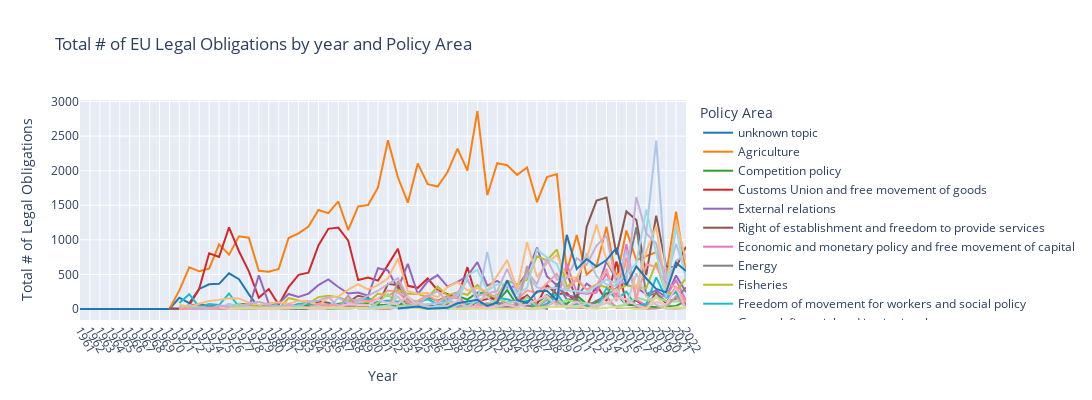

Notebook cell for this chart:
### Markdown cell above
plot this graph...

### Code cell
custom_palette = [
    '#1f77b4', '#ff7f0e', '#2ca02c', '#d62728', '#9467bd', 
    '#8c564b', '#e377c2', '#7f7f7f', '#bcbd22', '#17becf', 
    '#aec7e8', '#ffbb78', '#98df8a', '#ff9896', '#c5b0d5', 
    '#c49c94', '#f7b6d2', '#c7c7c7', '#dbdb8d', '#9edae5'
]

plot_line_graph(avg_reg_count_by_year_policy, xcol=time_column, ycol=metric_col, w=1300, h=400, labels={
                     "year": "Year",
                     "avg_reg_count": "Mean # of Legal Obligations",
                     "total_reg_count": "Total # of Legal Obligations",
                     "dc_string": "Policy Area"
                 }, title="# of EU Legal Obligations by {} and Policy Area".format(time_column), color="dc_string", filepath="generated-files/{}_legal_obligations_by_{}_and_policyarea.png".format(strictness_metric, time_column), color_discrete_sequence=custom_palette)

### Figure 1 — Plotly figure (JSON) as saved in the notebook; plotly's stock layout.template omitted (floating-point values rounded to 4 significant figures)
{"data": [{"hovertemplate": "Policy Area=unknown topic<br>Year=%{x}<br>Total # of Legal Obligations=%{y}<extra></extra>", "legendgroup": "unknown topic", "line": {"color": "#1f77b4", "dash": "solid"}, "marker": {"symbol": "circle"}, "mode": "lines", "name": "unknown topic", "orientation": "v", "showlegend": true, "type": "scatter", "x": [1961, 1970, 1971, 1972, 1973, 1974, 1975, 1976, 1977, 1978, 1979, 1980, 1981, 1982, 1983, 1984], "xaxis": "x", "y": [0, 0, 163, 84, 290, 357, 364, 516, 432, 212, 14, 16, 1, 0, 6, 0], "yaxis": "y"}, {"hovertemplate": "Policy Area=Agriculture<br>Year=%{x}<br>Total # of Legal Obligations=%{y}<extra></extra>", "legendgroup": "Agriculture", "line": {"color": "#ff7f0e", "dash": "solid"}, "marker": {"symbol": "circle"}, "mode": "lines", "name": "Agriculture", "orientation": "v", "showlegend": true, "type": "scatter", "x": [1970, 1971, 1972, 1973, 1974, 1975, 1976, 1977, 1978, 1979, 1980, 1981, 1982, 1983, 1984, 1985, 1986, 1987, 1988, 1989, 1990, 1991, 1992, 1993, 1994, 1995, 1996, 1997, 1998, 1999, 2000, 2001, 2002, 2003, 2004, 2005, 2006, 2007, 2008, 2009, 2010, 2011, 2012, 2013, 2014, 2015, 2016, 2017, 2018, 2019, 2020, 2021, 2022], "xaxis": "x", "y": [0, 269, 603, 545, 583, 935, 786, 1051, 1030, 552, 540, 580, 1027, 1093, 1192, 1432, 1386, 1555, 1142, 1483, 1504, 1758, 2439, 1905, 1537, 2105, 1805, 1771, 1981, 2318, 2000, 2863, 1645, 2107, 2078, 1939, 2047, 1544, 1907, 1950, 540, 1070, 497, 621, 1191, 436, 1135, 707, 767, 822, 498, 1408, 525], "yaxis": "y"}, {"hovertemplate": "Policy Area=Competition policy<br>Year=%{x}<br>Total # of Legal Obligations=%{y}<extra></extra>", "legendgroup": "Competition policy", "line": {"color": "#2ca02c", "dash": "solid"}, "marker": {"symbol": "circle"}, "mode": "lines", "name": "Competition policy", "orientation": "v", "showlegend": true, "type": "scatter", "x": [1970, 1971, 1972, 1973, 1974, 1975, 1976, 1977, 1978, 1979, 1980, 1981, 1982, 1983, 1984, 1985, 1986, 1987, 1988, 1989, 1990, 1991, 1992, 1993, 1994, 1995, 1996, 1997, 1998, 1999, 2000, 2001, 2002, 2003, 2004, 2005, 2006, 2007, 2008, 2009, 2010, 2011, 2012, 2013, 2014, 2015, 2016, 2017, 2018, 2019, 2020, 2021, 2022], "xaxis": "x", "y": [0, 3, 4, 9, 5, 9, 6, 9, 15, 9, 13, 32, 33, 32, 59, 23, 57, 79, 94, 78, 88, 53, 62, 35, 151, 68, 170, 120, 180, 192, 136, 239, 219, 102, 274, 57, 96, 89, 201, 102, 75, 197, 72, 94, 226, 209, 62, 56, 36, 25, 35, 45, 115], "yaxis": "y"}, {"hovertemplate": "Policy Area=Customs Union and free movement of goods<br>Year=%{x}<br>Total # of Legal Obligations=%{y}<extra></extra>", "legendgroup": "Customs Union and free movement of goods", "line": {"color": "#d62728", "dash": "solid"}, "marker": {"symbol": "circle"}, "mode": "lines", "name": "Customs Union and free movement of goods", "orientation": "v", "showlegend": true, "type": "scatter", "x": [1970, 1971, 1972, 1973, 1974, 1975, 1976, 1977, 1978, 1979, 1980, 1981, 1982, 1983, 1984, 1985, 1986, 1987, 1988, 1989, 1990, 1991, 1992, 1993, 1994, 1995, 1996, 1997, 1998, 1999, 2000, 2001, 2002, 2003, 2004, 2005, 2006, 2007, 2008, 2009, 2010, 2011, 2012, 2013, 2014, 2015, 2016, 2017, 2018, 2019, 2020, 2021, 2022], "xaxis": "x", "y": [1, 4, 56, 293, 805, 751, 1180, 835, 545, 163, 290, 61, 318, 494, 525, 919, 1159, 1178, 989, 419, 454, 410, 638, 871, 335, 306, 440, 271, 213, 155, 605, 115, 146, 155, 90, 116, 192, 70, 345, 215, 232, 84, 40, 349, 117, 686, 79, 124, 25, 237, 81, 320, 51], "yaxis": "y"}, {"hovertemplate": "Policy Area=External relations<br>Year=%{x}<br>Total # of Legal Obligations=%{y}<extra></extra>", "legendgroup": "External relations", "line": {"color": "#9467bd", "dash": "solid"}, "marker": {"symbol": "circle"}, "mode": "lines", "name": "External relations", "orientation": "v", "showlegend": true, "type": "scatter", "x": [1970, 1971, 1972, 1973, 1974, 1975, 1976, 1977, 1978, 1979, 1980, 1981, 1982, 1983, 1984, 1985, 1986, 1987, 1988, 1989, 1990, 1991, 1992, 1993, 1994, 1995, 1996, 1997, 1998, 1999, 2000, 2001, 2002, 2003, 2004, 2005, 2006, 2007, 2008, 2009, 2010, 2011, 2012, 2013, 2014, 2015, 2016, 2017, 2018, 2019, 2020, 2021, 2022], "xaxis": "x", "y": [0, 2, 58, 63, 31, 44, 19, 55, 13, 488, 80, 81, 217, 173, 223, 345, 428, 318, 224, 238, 192, 589, 557, 293, 653, 216, 400, 491, 324, 392, 477, 677, 337, 407, 310, 328, 520, 887, 472, 345, 196, 173, 366, 266, 689, 428, 349, 307, 216, 267, 172, 485, 244], "yaxis": "y"}, {"hovertemplate": "Policy Area=Right of establishment and freedom to provide services<br>Year=%{x}<br>Total # of Legal Obligations=%{y}<extra></extra>", "legendgroup": "Right of establishment and freedom to provide services", "line": {"color": "#8c564b", "dash": "solid"}, "marker": {"symbol": "circle"}, "mode": "lines", "name": "Right of establishment and freedom to provide services", "orientation": "v", "showlegend": true, "type": "scatter", "x": [1970, 1971, 1972, 1973, 1974, 1975, 1976, 1977, 1978, 1979, 1980, 1981, 1982, 1983, 1984, 1985, 1986, 1987, 1988, 1989, 1990, 1991, 1992, 1993, 1994, 1995, 1996, 1997, 1998, 1999, 2000, 2001, 2002, 2003, 2004, 2005, 2006, 2007, 2008, 2009, 2010, 2011, 2012, 2013, 2014, 2015, 2016, 2017, 2018, 2019, 2020, 2021, 2022], "xaxis": "x", "y": [10, 4, 14, 74, 35, 44, 17, 77, 60, 0, 86, 1, 37, 12, 13, 109, 92, 35, 100, 192, 161, 54, 364, 342, 56, 27, 22, 39, 72, 6, 5, 117, 19, 93, 67, 8, 199, 56, 4, 340, 535, 113, 1188, 1568, 1611, 787, 1411, 1288, 489, 1350, 616, 604, 901], "yaxis": "y"}, {"hovertemplate": "Policy Area=Economic and monetary policy and free movement of capital<br>Year=%{x}<br>Total # of Legal Obligations=%{y}<extra></extra>", "legendgroup": "Economic and monetary policy and free movement of capital", "line": {"color": "#e377c2", "dash": "solid"}, "marker": {"symbol": "circle"}, "mode": "lines", "name": "Economic and monetary policy and free movement of capital", "orientation": "v", "showlegend": true, "type": "scatter", "x": [1971, 1972, 1973, 1974, 1975, 1976, 1977, 1978, 1979, 1980, 1981, 1982, 1983, 1984, 1985, 1986, 1987, 1988, 1989, 1990, 1991, 1992, 1993, 1995, 1996, 1997, 1998, 1999, 2000, 2001, 2002, 2003, 2004, 2005, 2006, 2007, 2008, 2009, 2010, 2011, 2012, 2013, 2014, 2015, 2016, 2017, 2018, 2019, 2020, 2021, 2022], "xaxis": "x", "y": [1, 0, 1, 5, 0, 3, 15, 9, 7, 1, 1, 7, 18, 7, 12, 5, 10, 43, 38, 23, 7, 0, 18, 16, 29, 41, 124, 207, 32, 43, 25, 99, 23, 85, 43, 31, 130, 108, 653, 237, 221, 239, 523, 162, 938, 135, 49, 177, 186, 420, 121], "yaxis": "y"}, {"hovertemplate": "Policy Area=Energy<br>Year=%{x}<br>Total # of Legal Obligations=%{y}<extra></extra>", "legendgroup": "Energy", "line": {"color": "#7f7f7f", "dash": "solid"}, "marker": {"symbol": "circle"}, "mode": "lines", "name": "Energy", "orientation": "v", "showlegend": true, "type": "scatter", "x": [1971, 1972, 1973, 1974, 1975, 1976, 1977, 1978, 1979, 1980, 1981, 1982, 1983, 1984, 1985, 1986, 1987, 1988, 1989, 1990, 1991, 1992, 1993, 1994, 1995, 1996, 1997, 1998, 1999, 2000, 2001, 2002, 2003, 2004, 2005, 2006, 2007, 2008, 2009, 2010, 2011, 2012, 2013, 2014, 2015, 2016, 2017, 2018, 2019, 2020, 2021, 2022], "xaxis": "x", "y": [26, 9, 8, 29, 37, 34, 26, 14, 24, 3, 0, 15, 38, 11, 56, 4, 8, 26, 26, 34, 27, 34, 44, 77, 27, 64, 22, 72, 16, 16, 28, 71, 82, 24, 48, 56, 12, 11, 369, 138, 140, 36, 121, 179, 302, 509, 1183, 196, 222, 106, 146, 314], "yaxis": "y"}, {"hovertemplate": "Policy Area=Fisheries<br>Year=%{x}<br>Total # of Legal Obligations=%{y}<extra></extra>", "legendgroup": "Fisheries", "line": {"color": "#bcbd22", "dash": "solid"}, "marker": {"symbol": "circle"}, "mode": "lines", "name": "Fisheries", "orientation": "v", "showlegend": true, "type": "scatter", "x": [1971, 1972, 1973, 1974, 1975, 1976, 1977, 1978, 1979, 1980, 1981, 1982, 1983, 1984, 1985, 1986, 1987, 1988, 1989, 1990, 1991, 1992, 1993, 1994, 1995, 1996, 1997, 1998, 1999, 2000, 2001, 2002, 2003, 2004, 2005, 2006, 2007, 2008, 2009, 2010, 2011, 2012, 2013, 2014, 2015, 2016, 2017, 2018, 2019, 2020, 2021, 2022], "xaxis": "x", "y": [2, 0, 1, 4, 7, 22, 37, 71, 29, 10, 3, 158, 125, 80, 172, 192, 170, 114, 97, 102, 223, 187, 278, 219, 218, 167, 323, 196, 241, 205, 349, 190, 194, 408, 354, 421, 762, 701, 861, 324, 418, 280, 354, 315, 267, 345, 306, 303, 672, 215, 256, 448], "yaxis": "y"}, {"hovertemplate": "Policy Area=Freedom of movement for workers and social policy<br>Year=%{x}<br>Total # of Legal Obligations=%{y}<extra></extra>", "legendgroup": "Freedom of movement for workers and social policy", "line": {"color": "#17becf", "dash": "solid"}, "marker": {"symbol": "circle"}, "mode": "lines", "name": "Freedom of movement for workers and social policy", "orientation": "v", "showlegend": true, "type": "scatter", "x": [1971, 1972, 1973, 1974, 1975, 1976, 1977, 1978, 1979, 1980, 1981, 1982, 1983, 1984, 1985, 1986, 1987, 1988, 1989, 1990, 1991, 1992, 1993, 1994, 1995, 1996, 1997, 1998, 1999, 2000, 2001, 2002, 2003, 2004, 2005, 2006, 2007, 2008, 2009, 2010, 2011, 2012, 2013, 2014, 2015, 2016, 2017, 2018, 2019, 2020, 2021, 2022], "xaxis": "x", "y": [87, 215, 27, 72, 57, 224, 27, 16, 31, 54, 46, 27, 77, 71, 39, 65, 64, 75, 133, 145, 100, 122, 106, 140, 100, 142, 66, 145, 42, 65, 98, 20, 161, 141, 90, 118, 19, 77, 222, 22, 78, 52, 11, 301, 138, 250, 37, 71, 457, 164, 240, 28], "yaxis": "y"}, {"hovertemplate": "Policy Area=General, financial and institutional matters<br>Year=%{x}<br>Total # of Legal Obligations=%{y}<extra></extra>", "legendgroup": "General, financial and institutional matters", "line": {"color": "#aec7e8", "dash": "solid"}, "marker": {"symbol": "circle"}, "mode": "lines", "name": "General, financial and institutional matters", "orientation": "v", "showlegend": true, "type": "scatter", "x": [1971, 1972, 1973, 1974, 1975, 1976, 1977, 1978, 1979, 1980, 1981, 1982, 1983, 1984, 1985, 1986, 1987, 1988, 1989, 1990, 1991, 1992, 1993, 1994, 1995, 1996, 1997, 1998, 1999, 2000, 2001, 2002, 2003, 2004, 2005, 2006, 2007, 2008, 2009, 2010, 2011, 2012, 2013, 2014, 2015, 2016, 2017, 2018, 2019, 2020, 2021, 2022], "xaxis": "x", "y": [14, 58, 28, 14, 8, 74, 40, 39, 6, 35, 43, 42, 34, 23, 58, 34, 158, 90, 98, 120, 25, 32, 245, 174, 72, 66, 88, 97, 195, 439, 105, 825, 126, 348, 136, 493, 311, 298, 308, 271, 426, 809, 471, 354, 334, 852, 127, 1110, 2434, 427, 941, 520], "yaxis": "y"}, {"hovertemplate": "Policy Area=Industrial policy and internal market<br>Year=%{x}<br>Total # of Legal Obligations=%{y}<extra></extra>", "legendgroup": "Industrial policy and internal market", "line": {"color": "#ffbb78", "dash": "solid"}, "marker": {"symbol": "circle"}, "mode": "lines", "name": "Industrial policy and internal market", "orientation": "v", "showlegend": true, "type": "scatter", "x": [1971, 1972, 1973, 1974, 1975, 1976, 1977, 1978, 1979, 1980, 1981, 1982, 1983, 1984, 1985, 1986, 1987, 1988, 1989, 1990, 1991, 1992, 1993, 1994, 1995, 1996, 1997, 1998, 1999, 2000, 2001, 2002, 2003, 2004, 2005, 2006, 2007, 2008, 2009, 2010, 2011, 2012, 2013, 2014, 2015, 2016, 2017, 2018, 2019, 2020, 2021, 2022], "xaxis": "x", "y": [64, 25, 75, 116, 132, 156, 153, 93, 60, 79, 98, 77, 117, 120, 52, 164, 180, 282, 358, 284, 345, 443, 731, 256, 220, 233, 169, 318, 387, 267, 303, 259, 478, 707, 287, 967, 459, 661, 784, 461, 449, 723, 1221, 710, 458, 636, 291, 832, 1197, 281, 1269, 702], "yaxis": "y"}, {"hovertemplate": "Policy Area=Taxation<br>Year=%{x}<br>Total # of Legal Obligations=%{y}<extra></extra>", "legendgroup": "Taxation", "line": {"color": "#98df8a", "dash": "solid"}, "marker": {"symbol": "circle"}, "mode": "lines", "name": "Taxation", "orientation": "v", "showlegend": true, "type": "scatter", "x": [1971, 1972, 1973, 1974, 1975, 1976, 1977, 1978, 1979, 1980, 1981, 1982, 1983, 1984, 1985, 1986, 1987, 1988, 1989, 1990, 1991, 1992, 1993, 1994, 1995, 1996, 1997, 1998, 1999, 2000, 2001, 2002, 2003, 2004, 2005, 2006, 2007, 2008, 2009, 2010, 2011, 2012, 2013, 2014, 2015, 2016, 2017, 2018, 2019, 2020, 2021, 2022], "xaxis": "x", "y": [0, 13, 4, 4, 0, 3, 77, 21, 13, 0, 3, 5, 47, 5, 31, 7, 3, 5, 19, 11, 88, 219, 39, 54, 49, 32, 2, 103, 88, 32, 38, 64, 144, 104, 18, 174, 38, 160, 63, 128, 103, 84, 40, 90, 40, 63, 168, 124, 164, 116, 107, 120], "yaxis": "y"}, {"hovertemplate": "Policy Area=Transport policy<br>Year=%{x}<br>Total # of Legal Obligations=%{y}<extra></extra>", "legendgroup": "Transport policy", "line": {"color": "#ff9896", "dash": "solid"}, "marker": {"symbol": "circle"}, "mode": "lines", "name": "Transport policy", "orientation": "v", "showlegend": true, "type": "scatter", "x": [1971, 1972, 1973, 1974, 1975, 1976, 1977, 1978, 1979, 1980, 1981, 1982, 1983, 1984, 1985, 1986, 1987, 1988, 1989, 1990, 1991, 1992, 1993, 1994, 1995, 1996, 1997, 1998, 1999, 2000, 2001, 2002, 2003, 2004, 2005, 2006, 2007, 2008, 2009, 2010, 2011, 2012, 2013, 2014, 2015, 2016, 2017, 2018, 2019, 2020, 2021, 2022], "xaxis": "x", "y": [0, 1, 0, 4, 6, 12, 9, 32, 16, 50, 2, 44, 13, 28, 72, 55, 52, 60, 139, 111, 144, 266, 248, 91, 116, 200, 109, 173, 162, 16, 57, 243, 145, 405, 136, 269, 230, 375, 508, 268, 440, 280, 343, 581, 108, 745, 144, 646, 608, 371, 318, 86], "yaxis": "y"}, {"hovertemplate": "Policy Area=Environment, consumers and health protection<br>Year=%{x}<br>Total # of Legal Obligations=%{y}<extra></extra>", "legendgroup": "Environment, consumers and health protection", "line": {"color": "#c5b0d5", "dash": "solid"}, "marker": {"symbol": "circle"}, "mode": "lines", "name": "Environment, consumers and health protection", "orientation": "v", "showlegend": true, "type": "scatter", "x": [1972, 1973, 1974, 1975, 1976, 1977, 1978, 1979, 1980, 1981, 1982, 1983, 1984, 1985, 1986, 1987, 1988, 1989, 1990, 1991, 1992, 1993, 1994, 1995, 1996, 1997, 1998, 1999, 2000, 2001, 2002, 2003, 2004, 2005, 2006, 2007, 2008, 2009, 2010, 2011, 2012, 2013, 2014, 2015, 2016, 2017, 2018, 2019, 2020, 2021, 2022], "xaxis": "x", "y": [2, 10, 3, 51, 39, 24, 76, 106, 67, 17, 73, 20, 105, 119, 176, 38, 145, 119, 192, 264, 358, 446, 171, 61, 184, 260, 111, 244, 413, 194, 223, 261, 581, 234, 526, 363, 729, 426, 445, 735, 640, 917, 1061, 348, 410, 1619, 1094, 949, 356, 696, 786], "yaxis": "y"}, {"hovertemplate": "Policy Area=Regional policy and coordination of structural instruments<br>Year=%{x}<br>Total # of Legal Obligations=%{y}<extra></extra>", "legendgroup": "Regional policy and coordination of structural instruments", "line": {"color": "#c49c94", "dash": "solid"}, "marker": {"symbol": "circle"}, "mode": "lines", "name": "Regional policy and coordination of structural instruments", "orientation": "v", "showlegend": true, "type": "scatter", "x": [1975, 1976, 1979, 1980, 1981, 1982, 1983, 1984, 1985, 1986, 1987, 1988, 1989, 1990, 1991, 1992, 1993, 1994, 1995, 1996, 1997, 1998, 1999, 2000, 2001, 2002, 2003, 2004, 2005, 2006, 2007, 2008, 2009, 2010, 2011, 2012, 2013, 2014, 2015, 2016, 2017, 2018, 2019, 2020, 2021, 2022], "xaxis": "x", "y": [0, 4, 3, 34, 0, 3, 10, 29, 49, 26, 15, 193, 6, 10, 7, 0, 405, 134, 44, 0, 29, 40, 51, 9, 39, 85, 25, 15, 15, 622, 23, 49, 110, 18, 13, 5, 11, 181, 14, 16, 19, 1, 8, 27, 185, 24], "yaxis": "y"}, {"hovertemplate": "Policy Area=Science, information, education and culture<br>Year=%{x}<br>Total # of Legal Obligations=%{y}<extra></extra>", "legendgroup": "Science, information, education and culture", "line": {"color": "#f7b6d2", "dash": "solid"}, "marker": {"symbol": "circle"}, "mode": "lines", "name": "Science, information, education and culture", "orientation": "v", "showlegend": true, "type": "scatter", "x": [1975, 1976, 1977, 1978, 1979, 1980, 1981, 1982, 1983, 1984, 1985, 1986, 1987, 1988, 1989, 1990, 1991, 1992, 1993, 1994, 1995, 1996, 1997, 1998, 1999, 2000, 2001, 2002, 2003, 2004, 2005, 2006, 2007, 2008, 2009, 2010, 2011, 2012, 2013, 2014, 2015, 2016, 2017, 2018, 2019, 2020, 2021, 2022], "xaxis": "x", "y": [23, 0, 3, 31, 0, 1, 1, 28, 12, 13, 36, 17, 28, 73, 65, 57, 143, 79, 80, 184, 29, 31, 19, 45, 119, 14, 37, 22, 41, 62, 25, 70, 129, 192, 40, 35, 103, 1, 63, 81, 163, 142, 52, 20, 102, 66, 313, 2], "yaxis": "y"}, {"hovertemplate": "Policy Area=Law relating to undertakings<br>Year=%{x}<br>Total # of Legal Obligations=%{y}<extra></extra>", "legendgroup": "Law relating to undertakings", "line": {"color": "#c7c7c7", "dash": "solid"}, "marker": {"symbol": "circle"}, "mode": "lines", "name": "Law relating to undertakings", "orientation": "v", "showlegend": true, "type": "scatter", "x": [1976, 1978, 1982, 1983, 1984, 1985, 1986, 1988, 1989, 1990, 1991, 1992, 1993, 1994, 1995, 1996, 1998, 1999, 2000, 2001, 2002, 2003, 2004, 2005, 2006, 2007, 2008, 2009, 2010, 2011, 2012, 2013, 2014, 2015, 2016, 2017, 2018, 2019, 2020, 2021, 2022], "xaxis": "x", "y": [18, 25, 17, 24, 14, 43, 19, 6, 14, 19, 9, 32, 180, 11, 97, 24, 40, 9, 28, 131, 172, 29, 92, 112, 0, 5, 31, 160, 9, 17, 87, 14, 170, 288, 47, 516, 187, 61, 3, 1, 12], "yaxis": "y"}, {"hovertemplate": "Policy Area=People's Europe<br>Year=%{x}<br>Total # of Legal Obligations=%{y}<extra></extra>", "legendgroup": "People's Europe", "line": {"color": "#dbdb8d", "dash": "solid"}, "marker": {"symbol": "circle"}, "mode": "lines", "name": "People's Europe", "orientation": "v", "showlegend": true, "type": "scatter", "x": [1976, 1990, 1993, 1996, 2004, 2006, 2007, 2011, 2012, 2013, 2014, 2015, 2017, 2018, 2019, 2020, 2021, 2022], "xaxis": "x", "y": [7, 10, 21, 0, 4, 4, 18, 42, 18, 4, 17, 29, 0, 0, 189, 7, 26, 14], "yaxis": "y"}, {"hovertemplate": "Policy Area=Area of freedom, security and justice<br>Year=%{x}<br>Total # of Legal Obligations=%{y}<extra></extra>", "legendgroup": "Area of freedom, security and justice", "line": {"color": "#9edae5", "dash": "solid"}, "marker": {"symbol": "circle"}, "mode": "lines", "name": "Area of freedom, security and justice", "orientation": "v", "showlegend": true, "type": "scatter", "x": [1990, 1992, 1993, 1994, 1995, 1996, 1997, 1998, 1999, 2000, 2001, 2002, 2003, 2004, 2005, 2006, 2007, 2008, 2009, 2010, 2011, 2012, 2013, 2014, 2015, 2016, 2017, 2018, 2019, 2020, 2021, 2022], "xaxis": "x", "y": [13, 52, 3, 7, 28, 5, 46, 1, 59, 487, 566, 266, 355, 371, 218, 306, 861, 747, 653, 266, 261, 236, 335, 426, 371, 501, 664, 1438, 810, 169, 1188, 413], "yaxis": "y"}, {"hovertemplate": "Policy Area=Common Foreign and Security Policy<br>Year=%{x}<br>Total # of Legal Obligations=%{y}<extra></extra>", "legendgroup": "Common Foreign and Security Policy", "line": {"color": "#1f77b4", "dash": "solid"}, "marker": {"symbol": "circle"}, "mode": "lines", "name": "Common Foreign and Security Policy", "orientation": "v", "showlegend": true, "type": "scatter", "x": [1993, 1994, 1995, 1996, 1997, 1998, 1999, 2000, 2001, 2002, 2003, 2004, 2005, 2006, 2007, 2008, 2009, 2010, 2011, 2012, 2013, 2014, 2015, 2016, 2017, 2018, 2019, 2020, 2021, 2022], "xaxis": "x", "y": [6, 20, 35, 5, 16, 17, 83, 103, 133, 45, 96, 413, 129, 89, 252, 264, 128, 1072, 577, 723, 615, 708, 882, 344, 617, 441, 290, 241, 669, 550], "yaxis": "y"}, {"hovertemplate": "Policy Area=Provisional data<br>Year=%{x}<br>Total # of Legal Obligations=%{y}<extra></extra>", "legendgroup": "Provisional data", "line": {"color": "#ff7f0e", "dash": "solid"}, "marker": {"symbol": "circle"}, "mode": "lines", "name": "Provisional data", "orientation": "v", "showlegend": true, "type": "scatter", "x": [2008], "xaxis": "x", "y": [2], "yaxis": "y"}], "layout": {"height": 400, "legend": {"title": {"text": "Policy Area"}, "tracegroupgap": 0}, "title": {"text": "Total # of EU Legal Obligations by year and Policy Area"}, "width": 1300, "xaxis": {"anchor": "y", "autorange": true, "domain": [0, 1], "range": [1961, 2022], "tickangle": 60, "tickmode": "linear", "title": {"text": "Year"}, "type": "linear"}, "yaxis": {"anchor": "x", "autorange": true, "domain": [0, 1], "range": [-159.1, 3022.0], "title": {"text": "Total # of Legal Obligations"}, "type": "linear"}}}
